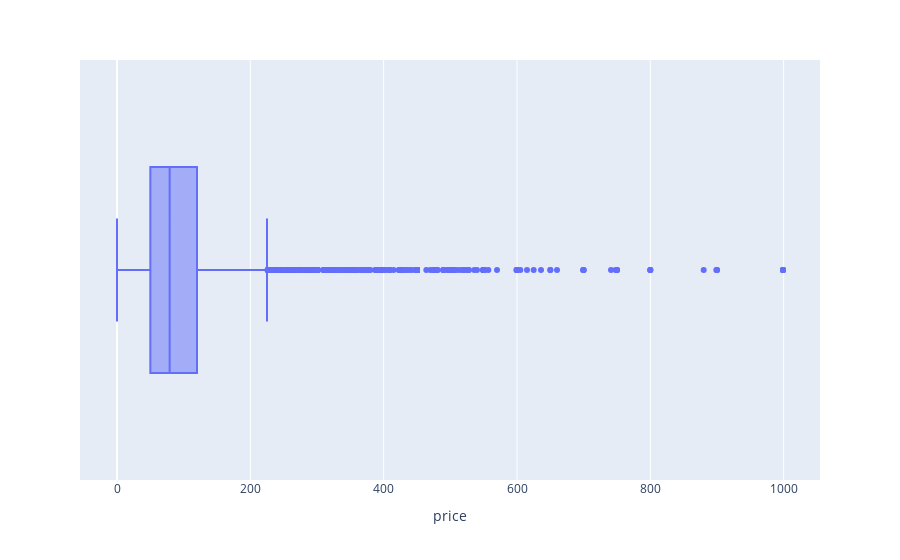

Notebook code for this chart:
### Code cell
px.box(df,x='price')

### Figure 1 — Plotly figure (JSON) as saved in the notebook; plotly's stock layout.template omitted (floating-point values rounded to 4 significant figures; data arrays with more than 128 entries replaced by an {"elided": "..."} marker saying what was removed)
{"data": [{"alignmentgroup": "True", "hovertemplate": "price=%{x}<extra></extra>", "legendgroup": "", "marker": {"color": "#636efa"}, "name": "", "notched": false, "offsetgroup": "", "orientation": "h", "showlegend": false, "type": "box", "x": {"elided": "10910 int values"}, "x0": " ", "xaxis": "x", "y0": " ", "yaxis": "y"}], "layout": {"boxmode": "group", "legend": {"tracegroupgap": 0}, "margin": {"t": 60}, "xaxis": {"anchor": "y", "domain": [0, 1], "title": {"text": "price"}}, "yaxis": {"anchor": "x", "domain": [0, 1]}}}
